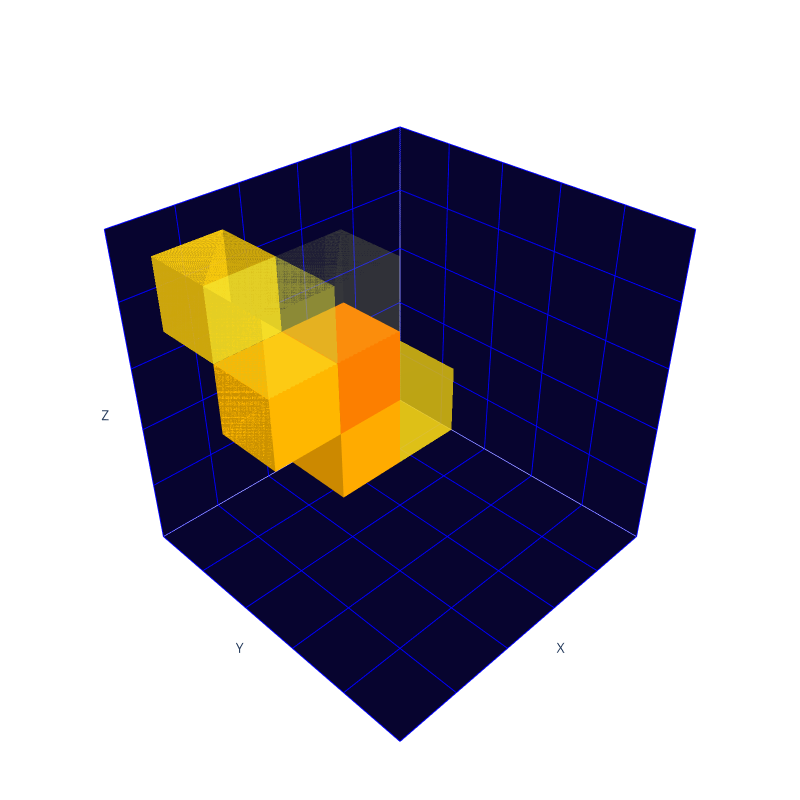

This figure's notebook cell:
### Code cell
event = test_set_p[300]
true_img = np.zeros((125,))

for i in range(true_img.shape[0]):
    true_img[i] = float(event["image"][i])

true_img = true_img.reshape(5, 5, 5)

# get back the normalization
min_charge = 0
max_charge = test_set_p.metadata['statistics']['per_tree'][args.particle]['recon_charge']['max']
true_img = (true_img + 1) / 2
true_img *= (max_charge - min_charge)
true_img += min_charge

print(test_set_p.metadata['statistics']['per_tree']['proton_contained']['recon_charge']['std'])
print(test_set_p.metadata['statistics']['per_tree']['proton_contained']['recon_charge']['mean'])

max_energy = true_img.max()

print(true_img)

print("- True image:")
plotly_generate(true_img, max_energy=max_energy)

### Figure 1 — Plotly figure (JSON) as saved in the notebook; plotly's stock layout.template omitted (floating-point values rounded to 4 significant figures)
{"data": [{"color": "#FFDD13", "colorbar": {"thickness": 20, "title": {"text": "Voxel Values"}}, "flatshading": true, "i": [7, 0, 0, 0, 4, 4, 6, 6, 4, 0, 3, 2], "j": [3, 4, 1, 2, 5, 6, 5, 2, 0, 1, 6, 3], "k": [0, 7, 2, 3, 6, 7, 1, 1, 5, 5, 7, 6], "opacity": 0.6331, "type": "mesh3d", "x": [2, 2, 3, 3, 2, 2, 3, 3], "y": [2, 3, 3, 2, 2, 3, 3, 2], "z": [2, 2, 2, 2, 3, 3, 3, 3]}, {"color": "#FFAB00", "colorbar": {"thickness": 20, "title": {"text": "Voxel Values"}}, "flatshading": true, "i": [7, 0, 0, 0, 4, 4, 6, 6, 4, 0, 3, 2], "j": [3, 4, 1, 2, 5, 6, 5, 2, 0, 1, 6, 3], "k": [0, 7, 2, 3, 6, 7, 1, 1, 5, 5, 7, 6], "opacity": 1, "type": "mesh3d", "x": [3, 3, 4, 4, 3, 3, 4, 4], "y": [2, 3, 3, 2, 2, 3, 3, 2], "z": [2, 2, 2, 2, 3, 3, 3, 3]}, {"color": "#FC7F00", "colorbar": {"thickness": 20, "title": {"text": "Voxel Values"}}, "flatshading": true, "i": [7, 0, 0, 0, 4, 4, 6, 6, 4, 0, 3, 2], "j": [3, 4, 1, 2, 5, 6, 5, 2, 0, 1, 6, 3], "k": [0, 7, 2, 3, 6, 7, 1, 1, 5, 5, 7, 6], "opacity": 1, "type": "mesh3d", "x": [3, 3, 4, 4, 3, 3, 4, 4], "y": [2, 3, 3, 2, 2, 3, 3, 2], "z": [3, 3, 3, 3, 4, 4, 4, 4]}, {"color": "#E9FA67", "colorbar": {"thickness": 20, "title": {"text": "Voxel Values"}}, "flatshading": true, "i": [7, 0, 0, 0, 4, 4, 6, 6, 4, 0, 3, 2], "j": [3, 4, 1, 2, 5, 6, 5, 2, 0, 1, 6, 3], "k": [0, 7, 2, 3, 6, 7, 1, 1, 5, 5, 7, 6], "opacity": 0.1075, "type": "mesh3d", "x": [3, 3, 4, 4, 3, 3, 4, 4], "y": [2, 3, 3, 2, 2, 3, 3, 2], "z": [4, 4, 4, 4, 5, 5, 5, 5]}, {"color": "#FFCF0B", "colorbar": {"thickness": 20, "title": {"text": "Voxel Values"}}, "flatshading": true, "i": [7, 0, 0, 0, 4, 4, 6, 6, 4, 0, 3, 2], "j": [3, 4, 1, 2, 5, 6, 5, 2, 0, 1, 6, 3], "k": [0, 7, 2, 3, 6, 7, 1, 1, 5, 5, 7, 6], "opacity": 0.7928, "type": "mesh3d", "x": [4, 4, 5, 5, 4, 4, 5, 5], "y": [1, 2, 2, 1, 1, 2, 2, 1], "z": [4, 4, 4, 4, 5, 5, 5, 5]}, {"color": "#FFB700", "colorbar": {"thickness": 20, "title": {"text": "Voxel Values"}}, "flatshading": true, "i": [7, 0, 0, 0, 4, 4, 6, 6, 4, 0, 3, 2], "j": [3, 4, 1, 2, 5, 6, 5, 2, 0, 1, 6, 3], "k": [0, 7, 2, 3, 6, 7, 1, 1, 5, 5, 7, 6], "opacity": 1, "type": "mesh3d", "x": [4, 4, 5, 5, 4, 4, 5, 5], "y": [2, 3, 3, 2, 2, 3, 3, 2], "z": [3, 3, 3, 3, 4, 4, 4, 4]}, {"color": "#F5F03C", "colorbar": {"thickness": 20, "title": {"text": "Voxel Values"}}, "flatshading": true, "i": [7, 0, 0, 0, 4, 4, 6, 6, 4, 0, 3, 2], "j": [3, 4, 1, 2, 5, 6, 5, 2, 0, 1, 6, 3], "k": [0, 7, 2, 3, 6, 7, 1, 1, 5, 5, 7, 6], "opacity": 0.3267, "type": "mesh3d", "x": [4, 4, 5, 5, 4, 4, 5, 5], "y": [2, 3, 3, 2, 2, 3, 3, 2], "z": [4, 4, 4, 4, 5, 5, 5, 5]}], "layout": {"height": 800, "margin": {"b": 0, "l": 0, "r": 0, "t": 0}, "paper_bgcolor": "rgba(0, 0, 0, 0)", "plot_bgcolor": "rgba(0, 0, 0, 0)", "scene": {"aspectmode": "cube", "camera": {"center": {"x": 0, "y": 0, "z": 0}, "eye": {"x": 1.5, "y": 1.5, "z": 1.5}}, "xaxis": {"backgroundcolor": "#07042F", "gridcolor": "blue", "range": [0, 5], "showticklabels": false, "title": {"text": "X"}}, "yaxis": {"backgroundcolor": "#07042F", "gridcolor": "blue", "range": [0, 5], "showticklabels": false, "title": {"text": "Y"}}, "zaxis": {"backgroundcolor": "#07042F", "gridcolor": "blue", "range": [0, 5], "showticklabels": false, "title": {"text": "Z"}}}, "width": 800}}
